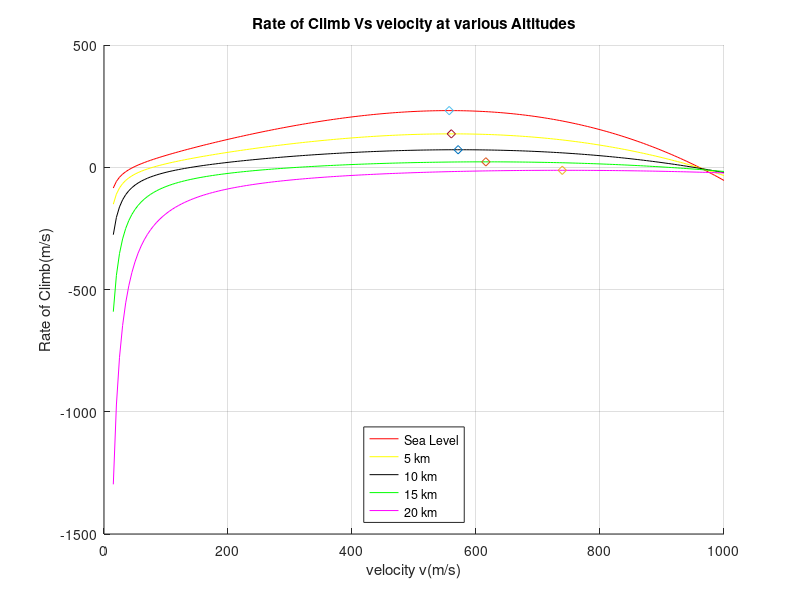

Recreate this plot in MATLAB.
clc
clear
W=266893.3;%Inputs max
S=42.7;%Inputs
b=10.7;
T=169032.42;%Inputs max
%Inputs
AR=b^2/S;
e=0.85761;
Cdo=0.007;%Inputs
k=1/(pi*e*AR);
WS=W/S;
LD=1/(sqrt(4*Cdo*k));
v=15:5:1000;


rho0=1.225;
Q0=0.5*rho0*v.^2;
TW=T/W;
z=1+sqrt(1+(3/((LD^2)*(TW^2))));
RC0=v.*(TW-((Q0.*Cdo)/WS)-(WS*(k./Q0)));
RCmax0=sqrt((WS*z)/(3*rho0.*Cdo))*(TW^(3/2))*(1-(z/6)-(3/(2*(TW^2)*(LD^2)*z)))
Vmax0=sqrt((TW*WS*z)/(3*rho0.*Cdo))
gamma0=asind(RCmax0/Vmax0);

rho5=0.7364;
T5=T*(rho5/rho0);
TW5=T5/W;
z5=1+sqrt(1+(3/((LD^2)*(TW5^2))));
Q5=0.5*rho5*v.^2;
RC5=v.*(TW5-((Q5.*Cdo)/WS)-(WS*(k./Q5)));
RCmax5=sqrt((WS*z5)/(3*rho5.*Cdo))*(TW5^(3/2))*(1-(z5/6)-(3/(2*(TW5^2)*(LD^2)*z5)))
Vmax5=sqrt((TW5*WS*z5)/(3*rho5.*Cdo))
gamma5=asind(RCmax5/Vmax5);



rho10=0.4135;
T10=T*(rho10/rho0);
TW10=T10/W;
z10=1+sqrt(1+(3/((LD^2)*(TW10^2))));
Q10=0.5*rho10*v.^2;
RC10=v.*(TW10-((Q10.*Cdo)/WS)-(WS*(k./Q10)));
RCmax10=sqrt((WS*z10)/(3*rho10.*Cdo))*(TW10^(3/2))*(1-(z10/6)-(3/(2*(TW10^2)*(LD^2)*z10)))
Vmax10=sqrt((TW10*WS*z10)/(3*rho10.*Cdo))
gamma10=asind(RCmax10/Vmax10);


rho15=0.1948;
T15=T*(rho15/rho0);
TW15=T15/W;
z15=1+sqrt(1+(3/((LD^2)*(TW15^2))));
Q15=0.5*rho15*v.^2;
RC15=v.*(TW15-((Q15.*Cdo)/WS)-(WS*(k./Q15)));
RCmax15=sqrt((WS*z15)/(3*rho15.*Cdo))*(TW15^(3/2))*(1-(z15/6)-(3/(2*(TW15^2)*(LD^2)*z15)))
Vmax15=sqrt((TW15*WS*z15)/(3*rho15.*Cdo))
gamma15=asind(RCmax15/Vmax15);

rho20=0.08891;
T20=T*(rho20/rho0);
TW20=T20/W;
z20=1+sqrt(1+(3/((LD^2)*(TW20^2))));
Q20=0.5*rho20*v.^2;
RC20=v.*(TW20-((Q20.*Cdo)/WS)-(WS*(k./Q20)));
RCmax20=sqrt((WS*z20)/(3*rho20.*Cdo))*(TW20^(3/2))*(1-(z20/6)-(3/(2*(TW20^2)*(LD^2)*z20)))
Vmax20=sqrt((TW20*WS*z20)/(3*rho20.*Cdo))
gamma20=asind(RCmax20/Vmax20);


figure(1)

xlabel ('velocity v(m/s)'); ylabel ( 'Rate of Climb(m/s)');
ax.XAxis.LineWidth=3;
hold on
plot(v,RC0,'color','red')
grid on
plot(v,RC5,'color','yellow')
plot(v,RC10,'color','black')
plot(v,RC15,'color','green')
plot(v,RC20,'color','magenta')
plot(Vmax0,RCmax0,'d')
plot(Vmax5,RCmax5,'d')
plot(Vmax10,RCmax10,'d')
plot(Vmax15,RCmax15,'d')
plot(Vmax20,RCmax20,'d')
legend('Sea Level','5 km','10 km','15 km','20 km','Location','south');
title('Rate of Climb Vs velocity at various Altitudes');

hold off

